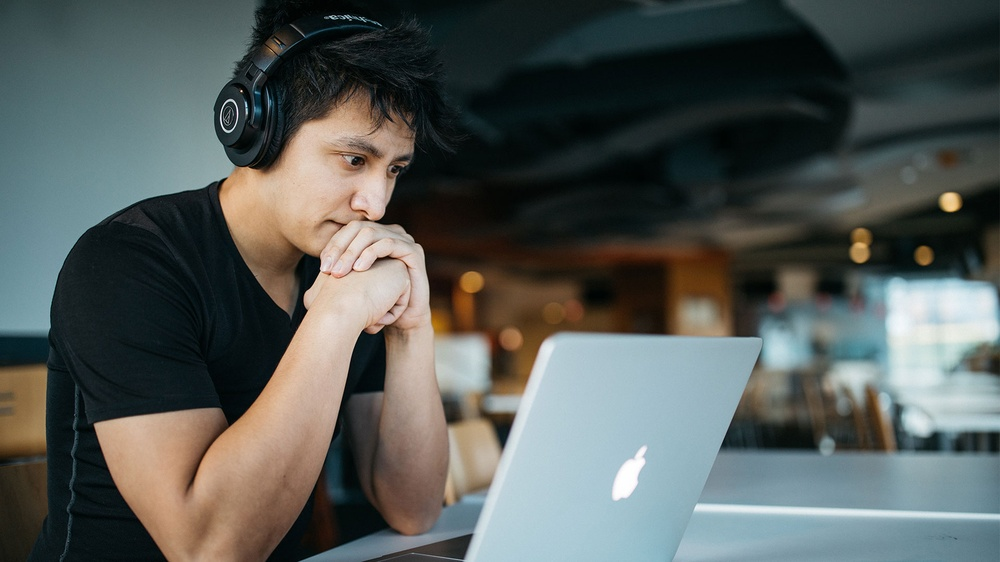
#> input picture Chaitanya_Assigment1/Image Histogram/a.jpg, 1000 x 562 px, shrunk from 1920 x 1080 before the run
$ jupyter execute ImageHistogram.ipynb
#> lines starting #> are read from the running program, lines starting #| are printed output that depends on the picture
[cell 1]
#Assignment 1
#Image Histogram

import numpy as np
import cv2

def histogram_equalization(image):
    #calculating histogram
    hist, bins = np.histogram(image.flatten(), 256, [0, 256])

    #calculating cumulative distribution function
    cdf = hist.cumsum()
    cdf_normalized = cdf * hist.max() / cdf.max()

    #performing histogram equalization
    equalized_image = np.interp(image.flatten(), bins[:-1], cdf_normalized)
    equalized_image = equalized_image.reshape(image.shape)

    #normalizing the image
    equalized_image = (equalized_image - equalized_image.min()) * 255 / (equalized_image.max() - equalized_image.min())
    equalized_image = equalized_image.astype(np.uint8)

    return equalized_image

#loading an image as grayscale
image = cv2.imread('a.jpg', 0)
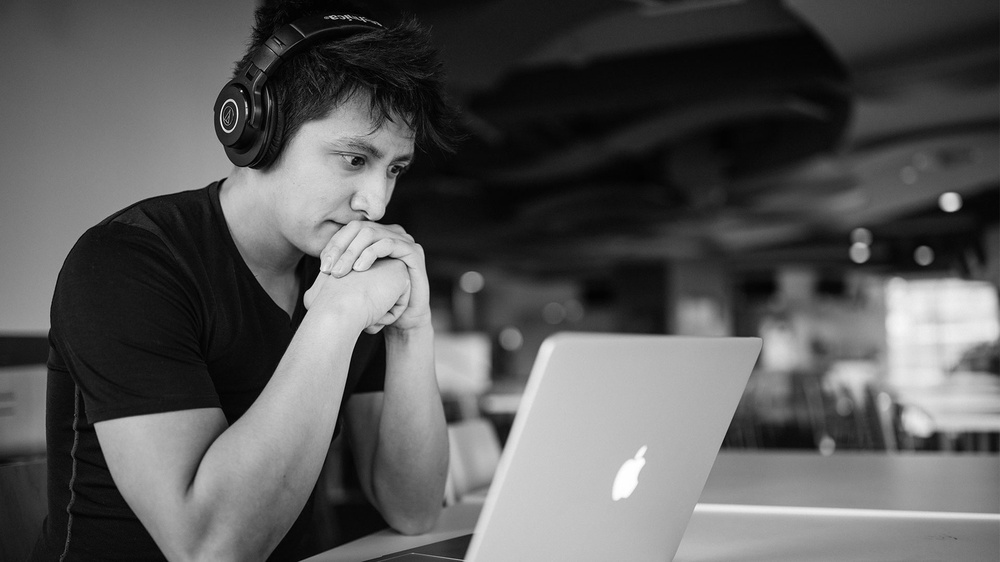
#> image: shape (562, 1000); min 0, max 255, mean 88.7

#performing histogram equalization using the custom function
equalized_image_custom = histogram_equalization(image)
#> in histogram_equalization, `hist, bins = np.histogram(image.flatten(), 256, [0, 256])`: hist = 256 values, max 8847 at index 15, min 27 at index 247, mean 2195.3; bins = 257 values from 0 to 256
#> in histogram_equalization, `cdf = hist.cumsum()`: cdf = 256 values from 103 to 562000
#> in histogram_equalization, `cdf_normalized = cdf * hist.max() / cdf.max()`: cdf_normalized = 256 values from 1.62 to 8847
#> in histogram_equalization, `equalized_image = equalized_image.reshape(image.shape)`:
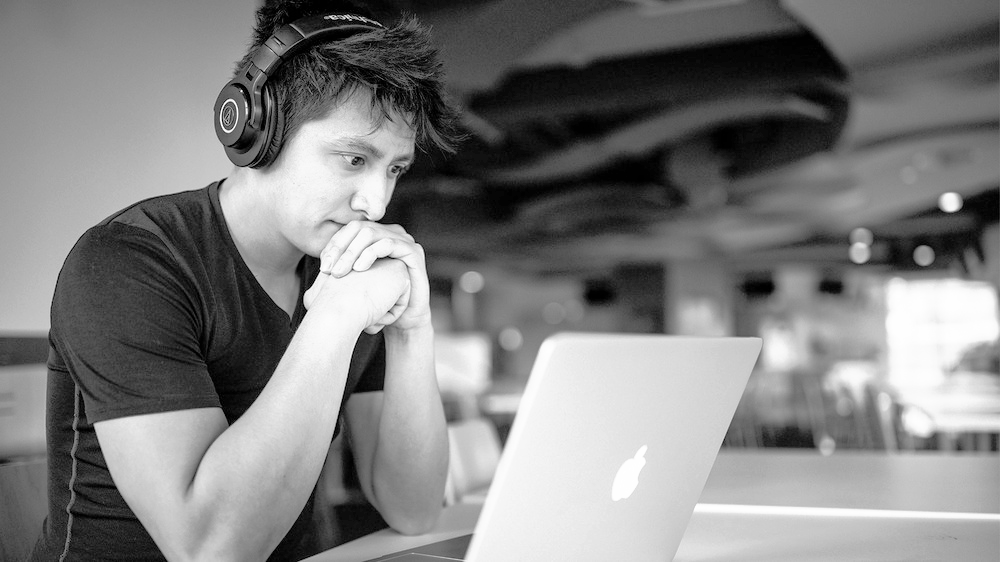
#> equalized_image: shape (562, 1000) float64; min 1.62, max 8847, mean 4453; drawn with min black and max white

#performing histogram equalization using OpenCV function
equalized_image_opencv = cv2.equalizeHist(image)

#display the original image, custom function equalized image and OpenCV function equalized image
cv2.imshow('Original image', image)
cv2.imshow('Custom equalized image', equalized_image_custom)
cv2.imshow('OpenCV equalized image', equalized_image_opencv)
cv2.waitKey(0)
cv2.destroyAllWindows()
